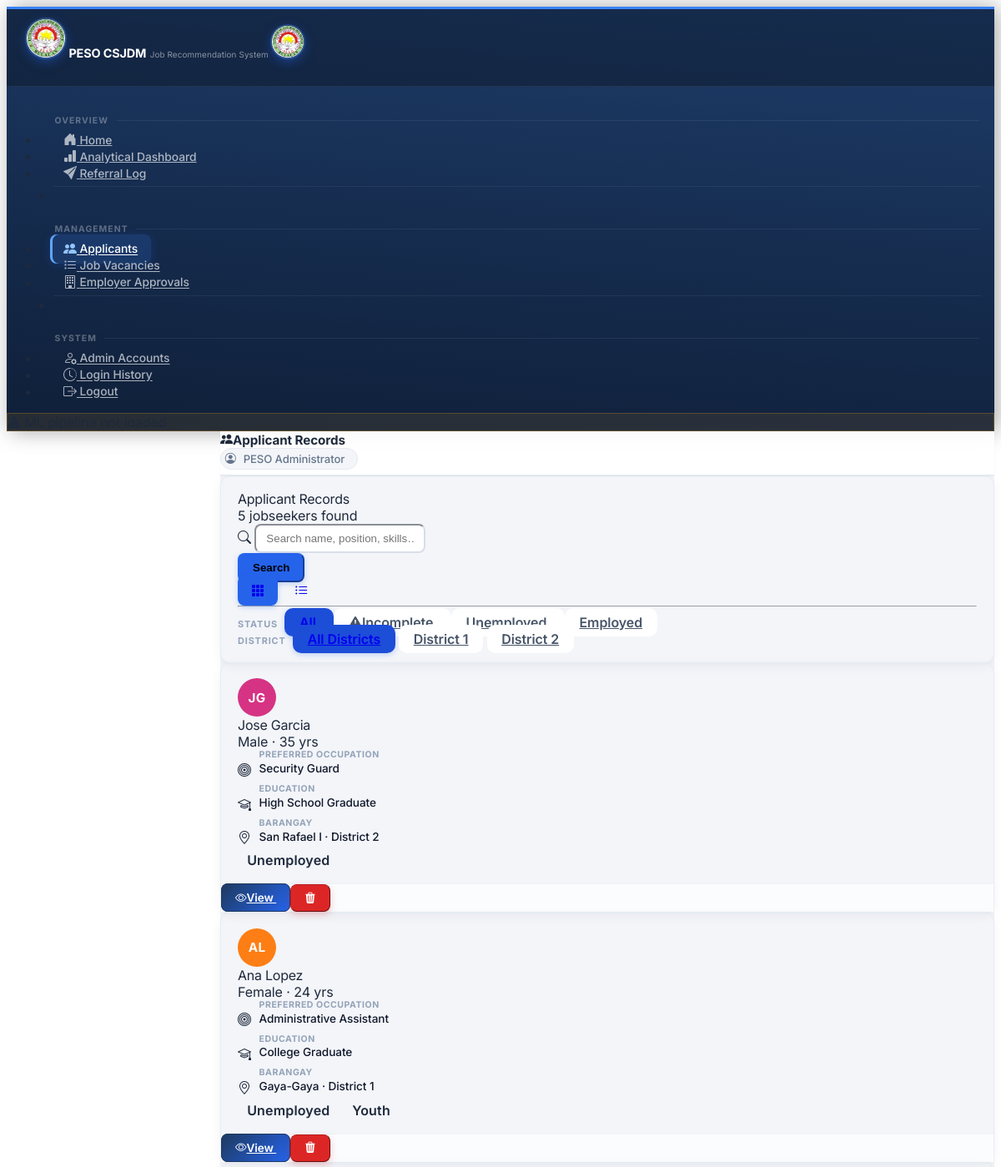
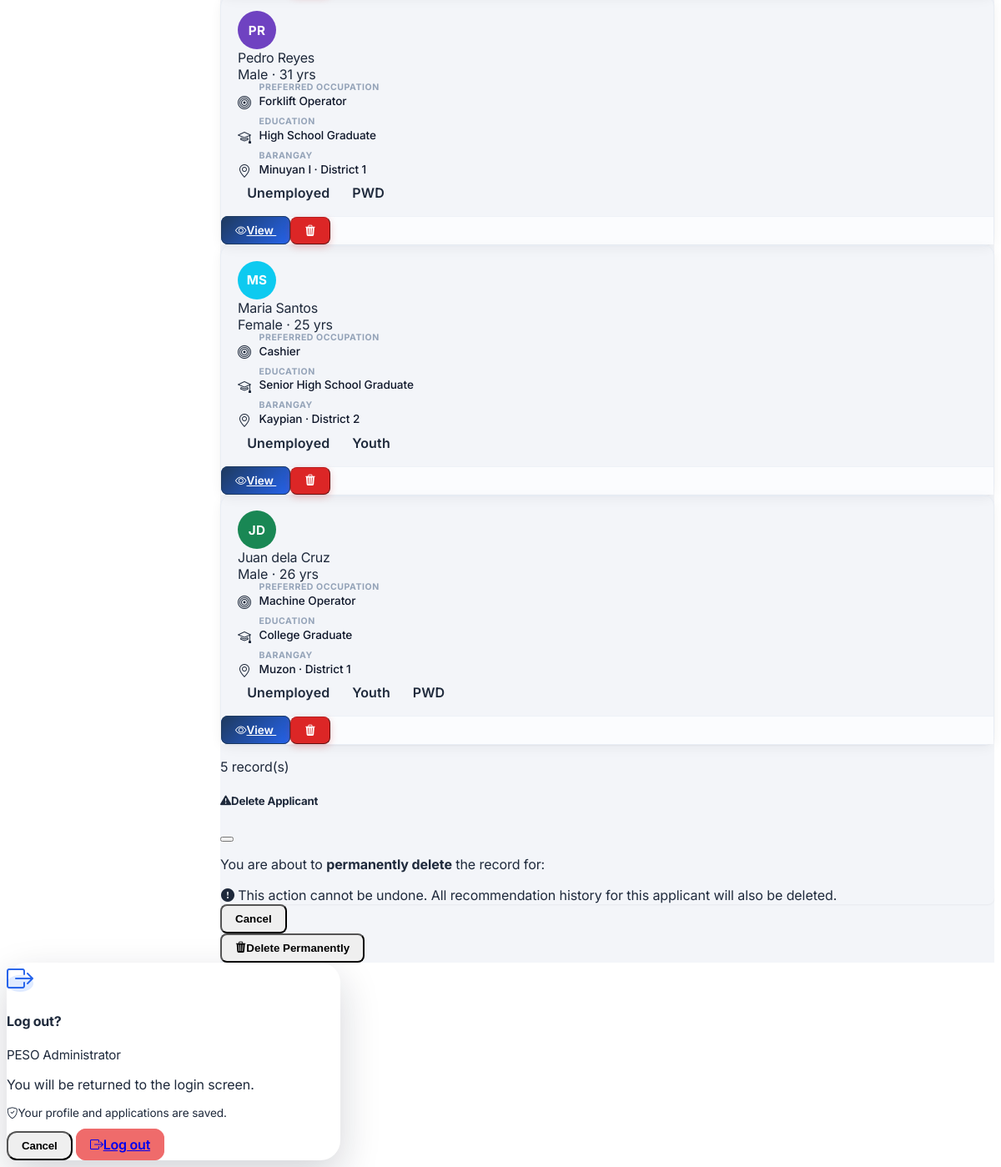
The app's page /applicants (signed in), older data (2 pictures, top to bottom).
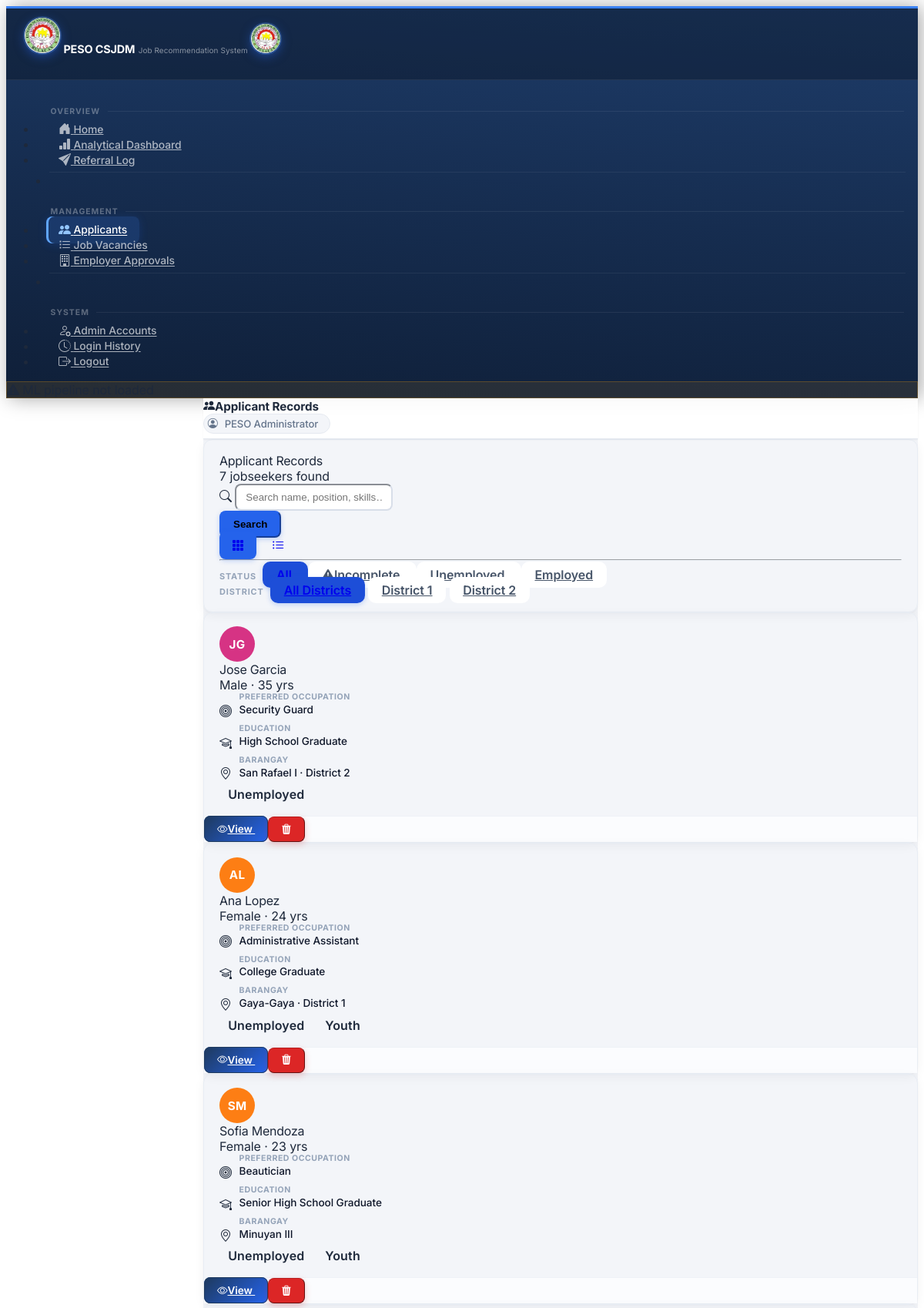
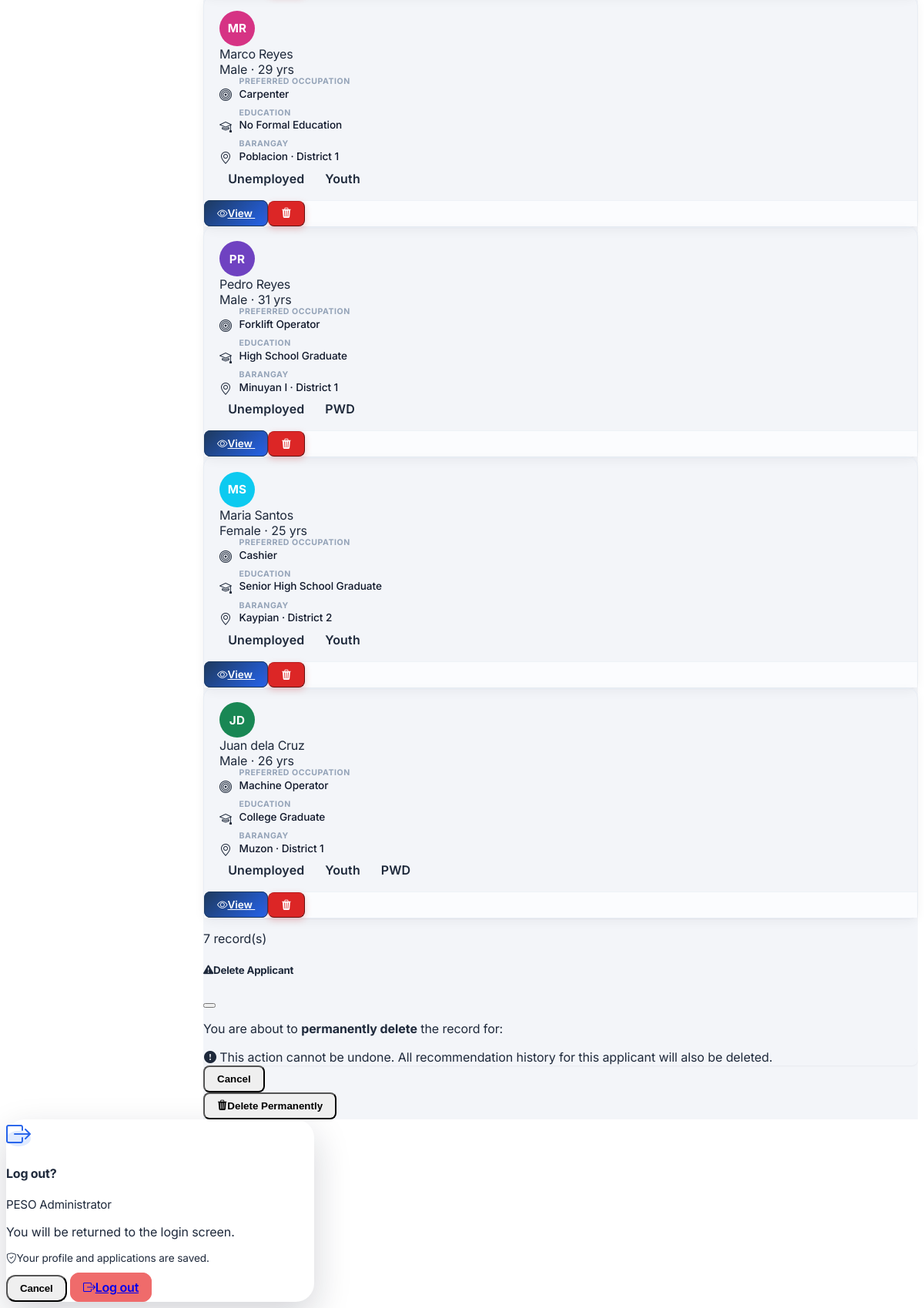
The same page, newer data (2 pictures, top to bottom).
### tables this page shows
CREATE TABLE "applicants" (
                applicant_id                 INTEGER  PRIMARY KEY AUTOINCREMENT,
                first_name         TEXT     NOT NULL,
                last_name          TEXT     NOT NULL,
                sex                TEXT,
                age                INTEGER,
                barangay           TEXT,
                district           TEXT,
                employment_status  TEXT     DEFAULT 'Unemployed',
                is_pwd             INTEGER  DEFAULT 0,
                educ_level         TEXT     NOT NULL,
                preferred_position TEXT     NOT NULL,
                skills             TEXT     NOT NULL,
                work_experience    TEXT,
                user_id            INTEGER  REFERENCES users(user_id),
                created_at         DATETIME DEFAULT CURRENT_TIMESTAMP,
                is_archived        INTEGER  DEFAULT 0
            , birthdate DATE, contact_number TEXT, middle_name TEXT, suffix TEXT, civil_status TEXT, address_line TEXT, city TEXT, province TEXT, height_cm TEXT, religion TEXT, tin TEXT, landline TEXT, disability TEXT, is_4ps INTEGER DEFAULT 0, household_id TEXT, is_wodp INTEGER DEFAULT 0, is_dswd_foodstamp INTEGER DEFAULT 0, is_caregiver INTEGER DEFAULT 0, is_ofw INTEGER DEFAULT 0, ofw_country TEXT, is_former_ofw INTEGER DEFAULT 0, former_ofw_country TEXT, ofw_return_date TEXT, employed_type TEXT, unemployed_reason TEXT, job_search_months INTEGER, pref_work_local TEXT, pref_work_overseas TEXT, languages TEXT, education TEXT, trainings TEXT, eligibilities TEXT, work_history TEXT, other_skills TEXT, certified INTEGER DEFAULT 0, certified_at DATETIME, photo TEXT);

### app.py (the view)
@app.route('/applicants')
@admin_required
def applicants_list():
    db = get_db()
    search    = request.args.get('search', '').strip()
    status    = request.args.get('status', 'all')
    district  = request.args.get('district', '')
    view      = request.args.get('view', 'card')
    page      = max(1, request.args.get('page', 1, type=int) or 1)
    per_page  = APPLICANTS_PER_PAGE
    where  = ['is_archived=0']
    params = []
    if search:
        where.append('(first_name LIKE ? OR last_name LIKE ? OR preferred_position LIKE ? OR skills LIKE ?)')
        like = f'%{search}%'
        params += [like, like, like, like]
    if status == 'incomplete':
        where.append("(skills='' OR educ_level='' OR preferred_position='')")
    elif status == 'employed':
        where.append("employment_status='Employed'")
    elif status == 'unemployed':
        where.append("employment_status='Unemployed'")
    if district in ('District 1', 'District 2'):
        where.append('district=?')
        params.append(district)
    where_sql = ' AND '.join(where)
    total  = db.execute(f'SELECT COUNT(*) FROM applicants WHERE {where_sql}', params).fetchone()[0]
    pages  = max(1, (total + per_page - 1) // per_page)
    page   = min(page, pages)
    offset = (page - 1) * per_page
    applicants = db.execute(
        f'SELECT * FROM applicants WHERE {where_sql} ORDER BY last_name, first_name LIMIT ? OFFSET ?',
        params + [per_page, offset]
    ).fetchall()
    return render_template('applicants/list.html', applicants=applicants,
                           search=search, status=status,
                           district=district, view=view, page=page, pages=pages,
                           total=total)

### app.py (called while the page is built)
def get_db():
    if 'db' not in g:
        g.db = sqlite3.connect(DATABASE)
        g.db.row_factory = sqlite3.Row
        g.db.execute('PRAGMA foreign_keys = ON')
    return g.db

@app.before_request
def drop_stale_session():
    if 'user_id' in session and not (request.endpoint or '').startswith('static'):
        row = get_db().execute('SELECT is_active FROM users WHERE user_id=?', (session['user_id'],)).fetchone()
        if row is None or row['is_active'] == 0:
            session.clear()

@app.before_request
def csrf_same_origin_guard():
    if request.method in ('POST', 'PUT', 'PATCH', 'DELETE'):
        src = request.headers.get('Origin') or request.headers.get('Referer')
        if src:
            from urllib.parse import urlparse
            if urlparse(src).netloc != request.host:
                abort(403)

@app.after_request
def security_headers(resp):
    resp.headers.setdefault('X-Content-Type-Options', 'nosniff')
    resp.headers.setdefault('X-Frame-Options', 'SAMEORIGIN')
    resp.headers.setdefault('Referrer-Policy', 'same-origin')
    return resp

### templates/applicants/list.html (shortened to what the changed rows need)
{% extends 'base.html' %}
{% block content %}
{% set avatar_colors = ['#2563eb','#198754','#0dcaf0','#6f42c1','#fd7e14','#d63384','#20c997'] %}
{% macro ap_avatar(ap, size='') -%}
{%- if ap.photo -%}
<img class="avatar" style="{{ size }}object-fit:cover;" src="{{ url_for('profile_photo', filename=ap.photo) }}" alt="" loading="lazy" onerror="this.outerHTML=this.dataset.fb" data-fb='<span class="avatar" style="{{ size }}background:{{ avatar_colors[ap.applicant_id % 7] }}">{{ ap.first_name[0] if ap.first_name }}{{ ap.last_name[0] if ap.last_name }}</span>' />
{%- else -%}
<span class="avatar" style="{{ size }}background:{{ avatar_colors[ap.applicant_id % 7] }}">{{ ap.first_name[0] if ap.first_name }}{{ ap.last_name[0] if ap.last_name }}</span>
{%- endif -%}
{%- endmacro %}
<div class="card mb-4 ap-toolbar">
  <div class="card-body px-4 py-3">
    <div class="d-flex flex-wrap align-items-center gap-3">
      <div>
        <div class="fw-bold">Applicant Records</div>
        <div class="text-muted small">{{ total }} jobseeker{{ 's' if total != 1 else '' }} found</div>
      </div>
    </div>
    <div class="d-flex flex-wrap align-items-center gap-4 emp-filter">
      <div class="d-flex flex-wrap align-items-center gap-2">
        <span class="ap-flbl">Status</span>
        {% for key, label in [('all','All'),('incomplete','Incomplete'),('unemployed','Unemployed'),('employed','Employed')] %}
        <a href="{{ url_for('applicants_list', status=key, search=search or none, district=district or none, view=view) }}"
           class="btn btn-sm {% if status == key %}btn-primary{% else %}btn-outline-secondary{% endif %}">
          {% if key == 'incomplete' %}<i class="bi bi-exclamation-triangle-fill me-1"></i>{% endif %}{{ label }}
        </a>
        {% endfor %}
      </div>
      <div class="d-flex flex-wrap align-items-center gap-2">
        <span class="ap-flbl">District</span>
        {% for key, label in [('','All Districts'),('District 1','District 1'),('District 2','District 2')] %}
        <a href="{{ url_for('applicants_list', district=key or none, search=search or none, status=status, view=view) }}"
           class="btn btn-sm {% if district == key %}btn-primary{% else %}btn-outline-secondary{% endif %}">{{ label }}</a>
        {% endfor %}
      </div>
    </div>
  </div>
</div>
{% if not applicants %}
<div class="card apps-card" style="overflow:hidden;">
  <div class="card-body text-center text-muted py-5">
    <i class="bi bi-inbox" style="font-size:2rem;"></i>
    <p class="mt-2 mb-0">No applicants match your filters.</p>
  </div>
</div>
{% else %}
<div class="row g-3">
  {% for ap in applicants %}
  <div class="col-sm-6 col-lg-4 col-xl-3">
    <div class="card applicant-card shadow-sm h-100">
      <div class="card-body pb-2">
        <div class="d-flex align-items-center gap-3 mb-3">
          {{ ap_avatar(ap) }}
          <div class="overflow-hidden">
            <div class="fw-bold text-truncate">{{ ap.first_name }} {{ ap.last_name }}</div>
            <div class="small text-muted">{{ ap.sex or '—' }}{% if ap.age is not none %} · {{ ap.age }} yrs{% endif %}</div>
          </div>
        </div>
        <div class="ap-field"><i class="bi bi-bullseye text-primary"></i><div class="overflow-hidden"><span class="ap-lbl">Preferred occupation</span><span class="ap-val text-truncate">{{ ap.preferred_position or '—' }}</span></div></div>
        <div class="ap-field"><i class="bi bi-mortarboard text-secondary"></i><div class="overflow-hidden"><span class="ap-lbl">Education</span><span class="ap-val text-truncate">{{ ap.educ_level or '—' }}</span></div></div>
        <div class="ap-field mb-2"><i class="bi bi-geo-alt text-secondary"></i><div class="overflow-hidden"><span class="ap-lbl">Barangay</span><span class="ap-val text-truncate">{{ ap.barangay or '—' }}{% if ap.district %} · {{ ap.district }}{% endif %}</span></div></div>
        <div class="d-flex flex-wrap gap-1">
          <span class="badge {% if ap.employment_status == 'Unemployed' %}bg-danger-subtle text-danger-emphasis{% else %}bg-success-subtle text-success-emphasis{% endif %}">{{ ap.employment_status or 'Unemployed' }}</span>
          {% if ap.age is not none and ap.age >= 15 and ap.age <= 30 %}<span class="badge bg-info-subtle text-info-emphasis">Youth</span>{% endif %}
          {% if ap.is_pwd %}<span class="badge bg-danger-subtle text-danger-emphasis">PWD</span>{% endif %}
        </div>
      </div>
      <div class="card-footer bg-transparent d-flex gap-2 pt-2 vac-actions">
        <a href="{{ url_for('applicant_view', aid=ap.applicant_id) }}" class="btn btn-sm btn-view-details flex-fill" title="View details">
          <i class="bi bi-eye me-1"></i>View
        </a>
        <button class="btn btn-sm btn-outline-danger" title="Delete permanently"
          data-coreui-toggle="modal" data-coreui-target="#deleteModal"
          data-aid="{{ ap.applicant_id }}"
          data-name="{{ ap.first_name }} {{ ap.last_name }}">
          <i class="bi bi-trash3-fill"></i>
        </button>
      </div>
    </div>
  </div>
  {% endfor %}
</div>
{% endif %}
<p class="text-center text-muted small mt-2">
  {% if pages > 1 %}Page {{ page }} of {{ pages }} · {% endif %}{{ '{:,}'.format(total) }} record(s)
</p>
<div class="modal fade" id="deleteModal" tabindex="-1" aria-labelledby="deleteModalLabel" aria-hidden="true">
  <div class="modal-dialog modal-dialog-centered">
  </div>
</div>
{% endblock %}

Row changes from the older to the newer data that the page shows:
added applicants: first_name "S", last_name "M", first_name "Sofia", last_name "Mendoza", sex "Female", age "23", preferred_position "Beautician", educ_level "Senior High School Graduate", barangay "Minuyan III", employment_status "Unemployed", shows "Youth"
added applicants: first_name "M", last_name "R", first_name "Marco", last_name "Reyes", sex "Male", age "29", preferred_position "Carpenter", educ_level "No Formal Education", barangay "Poblacion", district "District 1", employment_status "Unemployed", shows "Youth"
Text that changed along with them:
{{ total }}: "5" → "7"
{{ '{:,}'.format(total) }}: "5" → "7"
